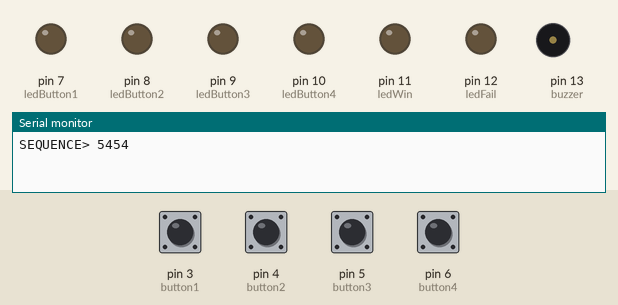
Recording of a sketch running on a simulated Arduino Uno, built with avr-gcc and run on an emulated ATmega328P. Shown: output pins drawn as LEDs (lit = HIGH), buzzer (waves = sounding), the last lines printed to the serial monitor. The inputs (shaded band) are chosen by the test bench; at power-on: pin 3 (button1), pin 4 (button2), pin 5 (button3), pin 6 (button4) LOW. Random numbers use the default seed unless the sketch sets one.

Above: at 1.2 s.
1.3 s: pin 5 (button3) pulled HIGH for 0.15 s
At 1.38 s:
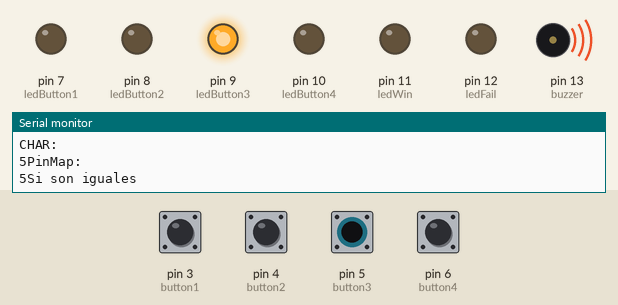
2.9 s: pin 4 (button2) pulled HIGH for 0.15 s
At 2.98 s:
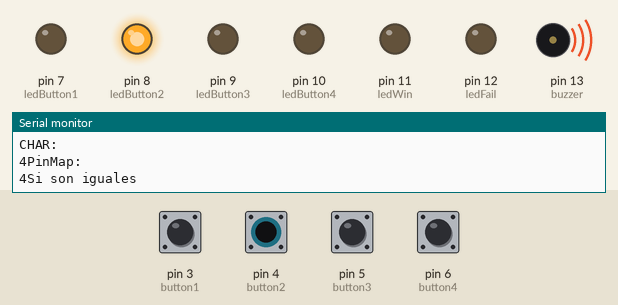
Timing chart, 0 to 5.9 s (numbered marks = the images above; inputs shaded):
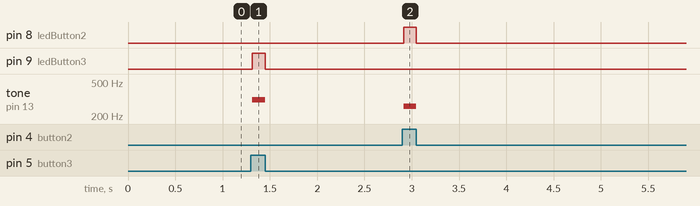

The sketch:

Game.ino
```cpp
int button1 = 3;
int button2 = 4;
int button3 = 5;
int button4 = 6;

int ledButton1 = 7;
int ledButton2 = 8;
int ledButton3 = 9;
int ledButton4 = 10;

int ledWin = 11;
int ledFail = 12;
int buzzer = 13;


boolean button1LastState = LOW;
boolean button2LastState = LOW;
boolean button3LastState = LOW;
boolean button4LastState = LOW;

int led1Note = 208; //La b 3
int led2Note = 261; //Do 4
int led3Note = 311; //Mi b 4
int led4Note = 392; //Sol 4


const int PATTERN_LENGTH = 4;
const long TIME = 5000;


String sequence = "";
String receivedSequence = "";
int totalPushes = 0;

boolean gameWon = false;

int gameWinSequence[] = {261, 329, 392, 523,329,523};
int gameWinSequenceCounter = 0;

void setup() {

  Serial.begin(9600);

  pinMode(button1, INPUT);
  pinMode(button2, INPUT);
  pinMode(button3, INPUT);
  pinMode(button4, INPUT);

  pinMode(ledButton1, OUTPUT);
  pinMode(ledButton2, OUTPUT);
  pinMode(ledButton3, OUTPUT);
  pinMode(ledButton4, OUTPUT);


  pinMode(ledWin, OUTPUT);
  pinMode(ledFail, OUTPUT);
  pinMode(buzzer, OUTPUT);


  generateRandomSequence();


}

void loop() {
  // put your main code here, to run repeatedly:

  if (!gameWon) {

    if (button1LastState == LOW && digitalRead(button1) == HIGH) {
      Serial.println("Button 1 pressed");
      button1LastState = HIGH;
      receivedSequence = receivedSequence + "3";


      boolean isCorrect = validateInputCharacter('3');

      if (isCorrect) {
        tone(buzzer, led1Note);
        digitalWrite(ledButton1, isCorrect);
        totalPushes++;
      } else {
        restartInputs();
      }

      validateSequence();


    } else if (button1LastState == HIGH && digitalRead(button1) == LOW) {
      button1LastState = LOW;
      digitalWrite(ledButton1, LOW);
      noTone(buzzer);
    }


    if (button2LastState == LOW && digitalRead(button2) == HIGH) {
      Serial.println("Button 2 pressed");
      button2LastState = HIGH;
      receivedSequence = receivedSequence + "4";


      boolean isCorrect = validateInputCharacter('4');

      if (isCorrect) {
        tone(buzzer, led2Note);
        digitalWrite(ledButton2, isCorrect);
        totalPushes++;
      } else {
        restartInputs();
      }


      validateSequence();
    } else if (button2LastState == HIGH && digitalRead(button2) == LOW) {
      button2LastState = LOW;
      digitalWrite(ledButton2, LOW);
      noTone(buzzer);
    }

    if (button3LastState == LOW && digitalRead(button3) == HIGH) {
      Serial.println("Button 3 pressed");
      button3LastState = HIGH;
      receivedSequence = receivedSequence + "5";


      boolean isCorrect = validateInputCharacter('5');

      if (isCorrect) {
        tone(buzzer, led3Note);
        digitalWrite(ledButton3, isCorrect);
        totalPushes++;
      } else {
        restartInputs();
      }


      validateSequence();
    } else if (button3LastState == HIGH && digitalRead(button3) == LOW) {
      button3LastState = LOW;
      digitalWrite(ledButton3, LOW);
      noTone(buzzer);
    }

    if (button4LastState == LOW && digitalRead(button4) == HIGH) {
      Serial.println("Button 4 pressed");
      button4LastState = HIGH;
      receivedSequence = receivedSequence + "6";


      boolean isCorrect = validateInputCharacter('6');

      if (isCorrect) {
        tone(buzzer,led4Note);
        digitalWrite(ledButton4, isCorrect);
        totalPushes++;
      } else {
        restartInputs();
      }


      validateSequence();
    } else if (button4LastState == HIGH && digitalRead(button4) == LOW) {
      button4LastState = LOW;
      digitalWrite(ledButton4, LOW);
      noTone(buzzer);
    }

  }

  // else, if game WON
  else {
    Serial.println("YOU WIN");
    digitalWrite(ledButton1, HIGH);
    digitalWrite(ledButton2, HIGH);
    digitalWrite(ledButton3, HIGH);
    digitalWrite(ledButton4, HIGH);

    if(gameWinSequenceCounter<=5){
      tone(buzzer, gameWinSequence[gameWinSequenceCounter]);
    }


    delay(100);

    digitalWrite(ledButton1, LOW);
    digitalWrite(ledButton2, LOW);
    digitalWrite(ledButton3, LOW);
    digitalWrite(ledButton4, LOW);

    noTone(buzzer);
    delay(100);

    gameWinSequenceCounter++;


    if(digitalRead(button1) == HIGH || digitalRead(button2) == HIGH || digitalRead(button3) == HIGH || digitalRead(button4) == HIGH){
      restartInputs();
      gameWon = false;
      gameWinSequenceCounter = 0;
    }

  }

}


boolean validateInputCharacter(char pinMap) {
  Serial.println("__________");
  Serial.print("String[0] ");
  Serial.println(sequence[0]);

  char character = sequence[totalPushes];
  Serial.println("CHAR: ");
  Serial.print(character);
  Serial.println("PinMap: ");
  Serial.print(pinMap);

  if (character == pinMap) {
    Serial.println("Si son iguales");
    return true;
  } else {
    Serial.println("No son iguales");
    return false;
  }


}


void restartInputs() {
  receivedSequence = "";
  totalPushes = 0;
}
void validateSequence() {
  gameWon = (receivedSequence == sequence) ? true : false;
}

void generateRandomSequence() {

  randomSeed(analogRead(0));

  for ( int i = 0; i < 4 ; i++) {
    sequence = sequence + (int)random(3, 6);
  }

  Serial.println("SEQUENCE> " + sequence);

}
```

Measured:
- after the input at 1.3 s, pin 9 (ledButton3): LOW → HIGH at once, → LOW 0.14 s later; tone on pin 13 (buzzer): silent → 311 Hz at once, → silent 0.14 s later
- after the input at 2.9 s, pin 8 (ledButton2): LOW → HIGH at once, → LOW 0.14 s later; tone on pin 13 (buzzer): silent → 261 Hz at once, → silent 0.14 s later
